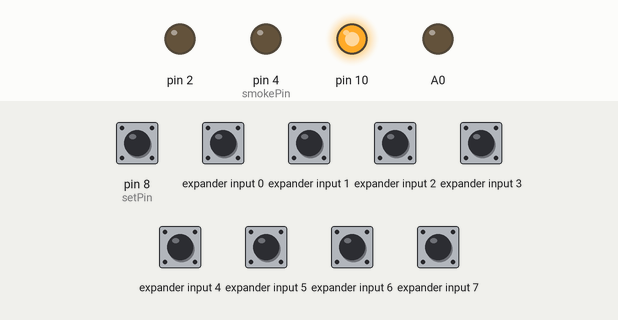
Bench run of a program on a simulated Arduino Nano, built with avr-gcc and run on an emulated ATmega328P. Shown: output pins drawn as LEDs (lit = HIGH). Wiring (inferred from the names in the program): input shift register (74HC165): load pin 6. The test bench sets the inputs (shaded band); at power-on: expander input 0–7 HIGH, pin 8 (setPin) LOW. Pins used as bus, display or sensor lines are not drawn.

Above: at 0.1 s.
At 5.1 s:
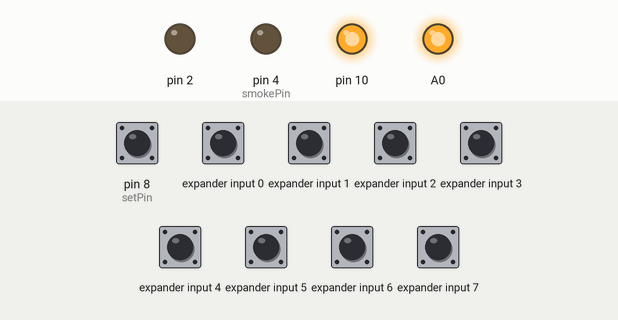
Timing chart, 0 to 6.6 s (numbered marks = the images above):
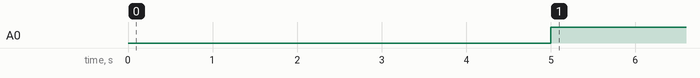

The program:

main.cpp
```cpp
#include <Arduino.h>
#include <DMXSerial.h>           // when using DMX uncomment this
#include <SPI.h>

/**
   Arduino Connections for Shift Register:

   Connect [D13] to the Clock pin of the SN74HC165 (pin 2)
   Connect [D12] to the Qh pin of the SN74HC165 (pin 9)
   Connect [D11] to nothing.  It's not used in this sketch
   Connect [D9]  to an LED for testing
   Connect [D6]  to the SH/LD pin of the SN74HC165 (pin 1)

 **/

// Following defines is pin connections

#define SPI_sck   13
#define SPI_miso  12
#define SPI_mosi  11
#define SPI_ss    10
#define PLSR_SH_LD_pin  6
#define smokePin  4
// #define greenPin  2
// #define bluePin   9
// #define redPin    5
#define MSBPin    7
#define setPin    8


// Initialize variable
int DMXaddr = 1;
int recValue = 0;
// Following definitions are for the 9th bit in address read protocol
int MSB = 0;

// int colourPin[3] = {5, 6, 9};

// Array for storing colours for test RGB LED
// int RGB[3] = {0, 0, 0};

// Initialize variables for address is set
int stateAddr = 0;
int previousAddr = 0;

//This function calculates address using the read data from shift register and MSB status

int getAddress(byte setValue, int MSB) {
        int address = (int) setValue;
        if(MSB == HIGH) return (256 + address);
        else return (address);
        // return address;
}

// readColour function reads address from the DMX input
// argument DMXaddr is the user set address

// int* readColour(int DMXaddr){
//   static int colours[3];
//
//   for (int i = 0; i<3; i++){
//     colours[i] = DMXSerial.read((DMXaddr+i));
//   }
//   return colours;
// }

// writeColour function outputs PWM data for test LED
// arguments - dimmer - value of read dimmer data, used to modify colour data
// arguments - colour - pointer to colour array

// void writeColour(int dimmer, int *colour){
//   //int strobe = DMXSerial.read(DMXaddr + 5);
//
//   for (int i = 0; i < 3; i++){
//     int c = colour[i] * dimmer;
//     int mapC = map(c, 0, 65025, 0, 255);
//       analogWrite(colourPin[i], mapC);
//   }
// }


void setup() {
        DMXSerial.init(DMXReceiver);    // initialize DMX as receiver
        // Serial.begin(115200);                   // used for address seting test. Comment out when DMX is being used

        SPI.begin();                      // start SPI interface which is used for shift register
        SPI.setDataMode(SPI_MODE0);       // setting mode for shift register
        SPI.setBitOrder(MSBFIRST);        // says how the data will be ordered, MSB first
        SPI.setClockDivider(SPI_CLOCK_DIV2); //

        pinMode(PLSR_SH_LD_pin, OUTPUT);  // set pins as outputs
        pinMode(smokePin, OUTPUT);        // set up pin 7 as output for smoke maschine
        // pinMode(greenPin, OUTPUT);
        // pinMode(redPin, OUTPUT);
        // pinMode(bluePin, OUTPUT);

        pinMode(setPin, INPUT);           // set pins as inputs
        pinMode(MSBPin, INPUT);

        // Tell the SN74HC165 Parallel-load shift register to poll the inputs
        digitalWrite(PLSR_SH_LD_pin, LOW);
        // put your setup code here, to run once:
        // Serial.println("Initialized!");
}

void loop() {
        // Latch the inputs into the shift register
        digitalWrite(PLSR_SH_LD_pin, HIGH);

        // Read in all 8 inputs of the SN74HC165 into a byte
        byte DMX_addr = SPI.transfer(0x00);

        // read set state pin
        stateAddr = digitalRead(setPin);
        // Serial.println(stateAddr);
        //if set state pin has changed from previous time then set address
        if(stateAddr != previousAddr) {
                // Read MSB state
                MSB = digitalRead(MSBPin);
                // Calculate address
                DMXaddr = getAddress(DMX_addr, MSB);
                // set previous state to read state
                previousAddr = stateAddr;
                // Serial.print("Address ");
                // Serial.print(DMXaddr);
                // Serial.println("is set");
        }

        // int *colour;
        recValue = DMXSerial.read(DMXaddr);
        // analogWrite(smokePin, recValue);

        // For testing RGB LED is used with PWM outputs for each color
        // int dimmer = DMXSerial.read(DMXaddr);
        // colour = readColour((DMXaddr+1));
        // writeColour(dimmer, colour);

        // when not using writeColour function, use these
        // analogWrite(redPin, DMXSerial.read(DMXaddr));
        // analogWrite(greenPin, DMXSerial.read((DMXaddr+1)));
        // analogWrite(bluePin, DMXSerial.read((DMXaddr+2)));


        // If thers is no DMX signal for 5 seconds then light up red LED
        unsigned long lasPacket = DMXSerial.noDataSince();
        if(recValue > 150) digitalWrite(smokePin, HIGH);
        else digitalWrite(smokePin, LOW);
        if (lasPacket > 5000) {
                analogWrite(A0, 200);
        } else analogWrite(A0, 0);

        digitalWrite(PLSR_SH_LD_pin, LOW);
}
```

Measured:
- by itself, A0: LOW → HIGH at 5.0 s
